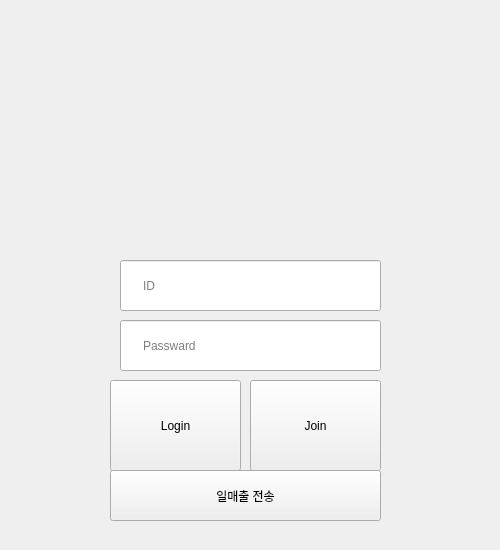
<?xml version="1.0" encoding="UTF-8"?>
<ui version="4.0">
 <class>MainWindow</class>
 <widget class="QMainWindow" name="MainWindow">
  <property name="geometry">
   <rect>
    <x>0</x>
    <y>0</y>
    <width>500</width>
    <height>550</height>
   </rect>
  </property>
  <property name="minimumSize">
   <size>
    <width>500</width>
    <height>550</height>
   </size>
  </property>
  <property name="windowTitle">
   <string>Starbucks</string>
  </property>
  <widget class="QWidget" name="centralwidget">
   <widget class="QLineEdit" name="lineEdit_pw">
    <property name="geometry">
     <rect>
      <x>120</x>
      <y>320</y>
      <width>261</width>
      <height>51</height>
     </rect>
    </property>
    <property name="styleSheet">
     <string notr="true">padding-left: 20px;</string>
    </property>
    <property name="echoMode">
     <enum>QLineEdit::Password</enum>
    </property>
    <property name="placeholderText">
     <string>Passward</string>
    </property>
   </widget>
   <widget class="QLineEdit" name="lineEdit_id">
    <property name="geometry">
     <rect>
      <x>120</x>
      <y>260</y>
      <width>261</width>
      <height>51</height>
     </rect>
    </property>
    <property name="styleSheet">
     <string notr="true">padding-left: 20px;</string>
    </property>
    <property name="echoMode">
     <enum>QLineEdit::Normal</enum>
    </property>
    <property name="placeholderText">
     <string>ID</string>
    </property>
   </widget>
   <widget class="QPushButton" name="pb_Login">
    <property name="geometry">
     <rect>
      <x>110</x>
      <y>380</y>
      <width>131</width>
      <height>91</height>
     </rect>
    </property>
    <property name="text">
     <string>Login</string>
    </property>
   </widget>
   <widget class="QPushButton" name="pb_Join">
    <property name="geometry">
     <rect>
      <x>250</x>
      <y>380</y>
      <width>131</width>
      <height>91</height>
     </rect>
    </property>
    <property name="focusPolicy">
     <enum>Qt::NoFocus</enum>
    </property>
    <property name="text">
     <string>Join</string>
    </property>
   </widget>
   <widget class="QLabel" name="label_star">
    <property name="geometry">
     <rect>
      <x>120</x>
      <y>60</y>
      <width>261</width>
      <height>181</height>
     </rect>
    </property>
    <property name="font">
     <font>
      <pointsize>36</pointsize>
     </font>
    </property>
    <property name="text">
     <string/>
    </property>
   </widget>
   <widget class="QPushButton" name="pb_Admin">
    <property name="geometry">
     <rect>
      <x>110</x>
      <y>470</y>
      <width>271</width>
      <height>51</height>
     </rect>
    </property>
    <property name="text">
     <string>일매출 전송</string>
    </property>
    <property name="autoDefault">
     <bool>true</bool>
    </property>
    <property name="default">
     <bool>false</bool>
    </property>
    <property name="flat">
     <bool>false</bool>
    </property>
   </widget>
  </widget>
 </widget>
 <tabstops>
  <tabstop>lineEdit_id</tabstop>
  <tabstop>lineEdit_pw</tabstop>
  <tabstop>pb_Login</tabstop>
  <tabstop>pb_Join</tabstop>
 </tabstops>
 <resources/>
 <connections/>
</ui>
